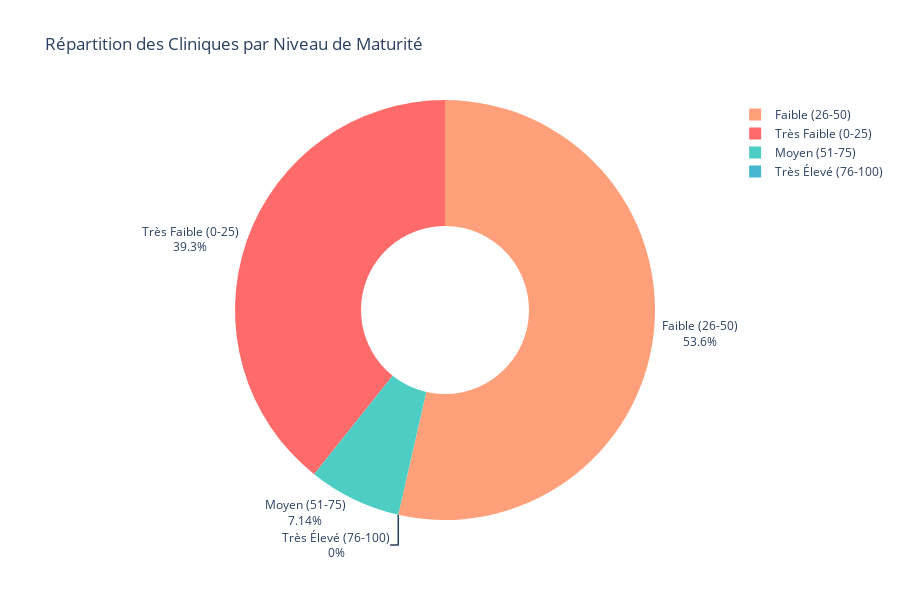

Source (notebook cell):
### Code cell
# Répartition par catégorie
category_order = ['Très Faible (0-25)', 'Faible (26-50)', 'Moyen (51-75)', 'Très Élevé (76-100)']
colors = ['#FF6B6B', '#FFA07A', '#4ECDC4', '#45B7D1']

maturity_counts = df['maturity_level'].value_counts().reindex(category_order, fill_value=0)

fig = go.Figure(data=[go.Pie(
    labels=maturity_counts.index,
    values=maturity_counts.values,
    marker_colors=colors,
    hole=0.4,
    textinfo='label+percent',
    textposition='outside'
)])

fig.update_layout(
    title='Répartition des Cliniques par Niveau de Maturité',
    height=600
)
fig.show()

### Figure 1 — Plotly figure (JSON) as saved in the notebook; plotly's stock layout.template omitted (floating-point values rounded to 4 significant figures)
{"data": [{"hole": 0.4, "labels": ["Très Faible (0-25)", "Faible (26-50)", "Moyen (51-75)", "Très Élevé (76-100)"], "marker": {"colors": ["#FF6B6B", "#FFA07A", "#4ECDC4", "#45B7D1"]}, "textinfo": "label+percent", "textposition": "outside", "type": "pie", "values": [11, 15, 2, 0]}], "layout": {"height": 600, "title": {"text": "Répartition des Cliniques par Niveau de Maturité"}}}
